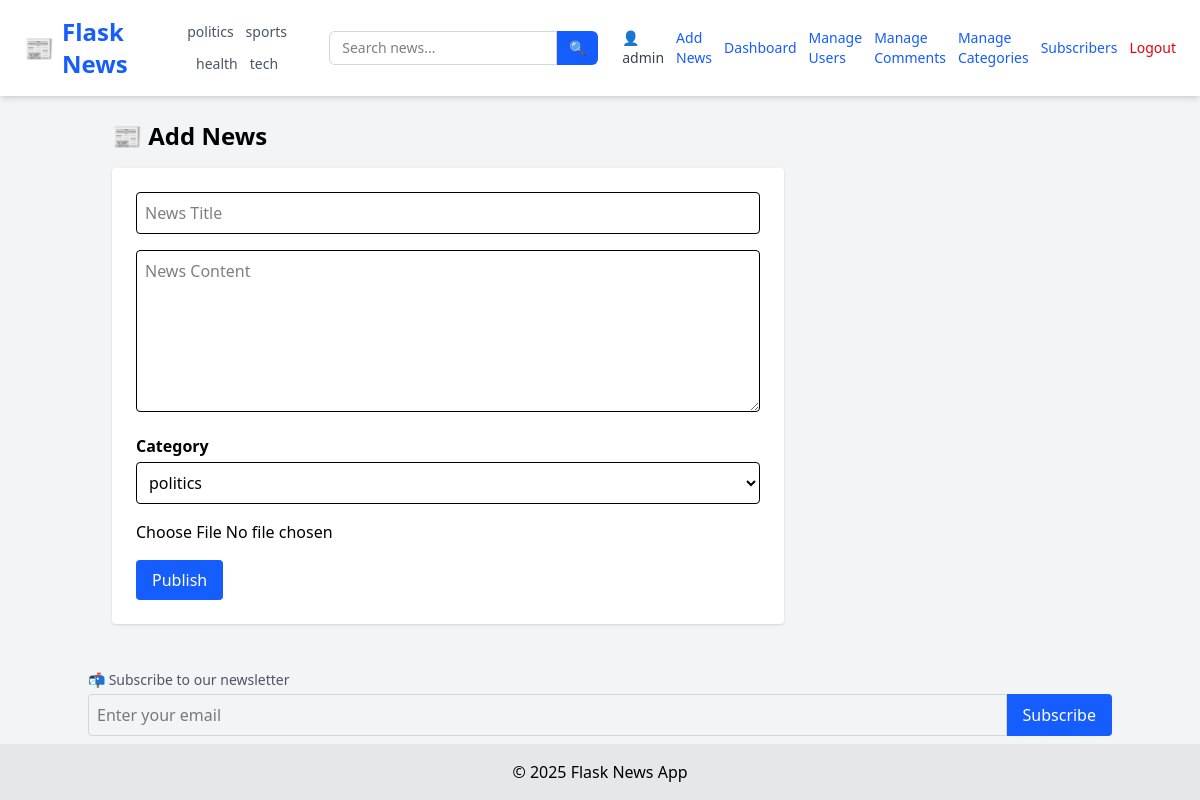
/add (signed in), run on the app's committed database.
### tables this page shows
CREATE TABLE categories (
            id INTEGER PRIMARY KEY AUTOINCREMENT,
            name TEXT UNIQUE NOT NULL
        );

CREATE TABLE users (
            id INTEGER PRIMARY KEY AUTOINCREMENT,
            username TEXT NOT NULL,
            email TEXT UNIQUE NOT NULL,
            password TEXT NOT NULL,
            role TEXT DEFAULT 'user'
        );

### app/admin_routes.py (the view, shortened to what this page needs)
@admin.route('/add', methods=['GET', 'POST'])
@login_required
@admin_only
def add_news():
    conn = sqlite3.connect(current_app.config['DATABASE'])
    c = conn.cursor()
    c.execute("SELECT id, name FROM categories")
    categories = c.fetchall()
    return render_template('add_news.html',categories=categories)

### app/__init__.py (called while the page is built)
def create_app():
    app = Flask(__name__, instance_relative_config=True)
    app.config.from_object('config.Config')
    from app.routes import main
    app.register_blueprint(main)
    from app.admin_routes import admin
    app.register_blueprint(admin)
    from app.user_routes import user
    app.register_blueprint(user)
    init_db(app)
    login_manager.init_app(app)
    @login_manager.user_loader
    def user_loader(user_id):
        return load_user(user_id)
    @app.context_processor
    def inject_now():
        return {'now': datetime.now}
    @app.context_processor
    def inject_categories():
        conn = sqlite3.connect(current_app.config['DATABASE'])
        c = conn.cursor()
        c.execute("SELECT id, name FROM categories ORDER BY name ASC")
        categories = c.fetchall()
        conn.close()
        return {'categories': categories}
    return app

### app/models.py (called while the page is built)
def load_user(user_id):
    conn = sqlite3.connect(current_app.config['DATABASE'])
    c = conn.cursor()
    c.execute("SELECT id, username,email, role FROM users WHERE id = ?", (user_id,))
    row = c.fetchone()
    conn.close()
    if row:
        return User(*row)
    return None

### app/utils.py (called while the page is built)
def admin_only(f):
    @wraps(f)
    def decorated(*args, **kwargs):
        if not current_user.is_authenticated or current_user.role != 'admin':
            abort(403)
        return f(*args, **kwargs)
    return decorated

### app/templates/add_news.html
{% extends "layout.html" %} {% block title %}Add News{% endblock %} {% block
content %}
<h2 class="text-2xl font-bold mb-4">📰 Add News</h2>
<form
  method="POST"
  enctype="multipart/form-data"
  class="bg-white p-6 rounded shadow max-w-2xl"
>
  <input
    name="title"
    type="text"
    placeholder="News Title"
    required
    class="w-full mb-4 p-2 border rounded"
  />
  <textarea
    name="content"
    placeholder="News Content"
    required
    class="w-full mb-4 p-2 border rounded"
    rows="6"
  ></textarea>
  <div class="mb-4">
  <label class="block mb-1 font-semibold">Category</label>
  <select name="category" class="w-full p-2 border rounded" required>
    {% for cat in categories %}
    <option value="{{ cat[0] }}"
  {% if news and news[3] == cat[0] %}selected{% endif %}>
  {{ cat[1] }}
</option>
    {% endfor %}
  </select>
</div>
  <input name="image" type="file" accept="image/*" class="w-full mb-4" />
  <button type="submit" class="bg-blue-600 text-white px-4 py-2 rounded">
    Publish
  </button>
</form>
{% endblock %}

### app/templates/layout.html (shortened to what this page needs)
<!DOCTYPE html>
<html lang="en">
  <head>
    <link
      rel="stylesheet"
      href="https://cdnjs.cloudflare.com/ajax/libs/font-awesome/4.7.0/css/font-awesome.min.css"
    />
    <script src="https://cdn.jsdelivr.net/npm/@tailwindcss/browser@4"></script>
  </head>
  <body class="bg-gray-100 min-h-screen flex flex-col">
    <nav
      class="bg-white shadow-md px-6 py-4 flex flex-wrap md:flex-nowrap justify-between items-center"
    >
      <a
        href="/"
        class="text-2xl font-extrabold text-blue-600 flex items-center gap-2"
      >
        📰 <span>Flask News</span>
      </a>
      <div
        class="flex flex-wrap justify-center gap-3 mt-4 md:mt-0 md:ml-6 text-sm text-gray-600 font-medium"
      >
        {% for cat in categories %}
        <a
          href="{{ url_for('main.filter_by_category', name=cat[1]) }}"
          class="hover:text-blue-600 transition-colors"
        >
          {{ cat[1] }}
        </a>
        {% endfor %}
      </div>
      <form
        method="GET"
        action="{{ url_for('main.search') }}"
        class="flex mt-4 md:mt-0 md:ml-6"
      >
        <input
          type="text"
          name="q"
          placeholder="Search news..."
          required
          class="px-3 py-1.5 border rounded-l-md border-gray-300 focus:outline-none focus:ring focus:border-blue-500 text-sm"
        />
        <button
          type="submit"
          class="px-3 py-1.5 bg-blue-600 text-white rounded-r-md text-sm hover:bg-blue-700 transition-colors"
        >
          🔍
        </button>
      </form>
      <div class="flex items-center gap-3 mt-4 md:mt-0 md:ml-6 text-sm">
        {% if current_user.is_authenticated %}
        <a href="{{ url_for('user.user_profile', email=current_user.email) }}"
          ><span class="text-gray-700">👤 {{ current_user.username }}</span></a
        >
        {% if current_user.role == 'admin' %}
        <a href="/add" class="text-blue-600 hover:underline">Add News</a>
        <a
          href="{{url_for('admin.dashboard')}}"
          class="text-blue-600 hover:underline"
          >Dashboard</a
        >
        <a
          href="{{ url_for('admin.manage_users') }}"
          class="text-blue-600 hover:underline"
          >Manage Users</a
        >
        <a
          href="{{ url_for('admin.manage_comments') }}"
          class="text-blue-600 hover:underline"
        >
          Manage Comments</a
        >
        <a
          href="{{ url_for('admin.manage_categories') }}"
          class="text-blue-600 hover:underline"
        >
          Manage Categories</a
        >
        <a
          href="{{ url_for('admin.view_subscribers') }}"
          class="text-blue-600 hover:underline"
          >Subscribers</a
        >
        {% endif %}
        <a href="/logout" class="text-red-600 hover:underline">Logout</a>
        {% else %}
        <a href="/login" class="text-blue-600 hover:underline">Login</a>
        <a href="/register" class="text-blue-600 hover:underline">Register</a>
        {% endif %}
      </div>
    </nav>
    <main class="flex-grow container mx-auto p-6">
       {% block content %}{% endblock %}
    </main>
    <div class="container mx-auto mb-2">
      <form action="{{ url_for('user.subscribe') }}" method="POST" class="mt-4">
        <label class="block text-sm text-gray-600 mb-1"
          >📬 Subscribe to our newsletter</label
        >
        <div class="flex">
          <input
            type="email"
            name="email"
            required
            placeholder="Enter your email"
            class="w-full p-2 rounded-l border border-gray-300"
          />
          <button type="submit" class="bg-blue-600 text-white px-4 rounded-r">
            Subscribe
          </button>
        </div>
      </form>
    </div>
    <footer class="bg-gray-200 text-center py-4">
      &copy; {{ now().year }} Flask News App
    </footer>
  </body>
</html>

### data on the page
categories: name "politics"
categories: name "sports"
categories: name "health"
categories: name "tech"
users: username "admin"

### other printed values
form field category "politics"
